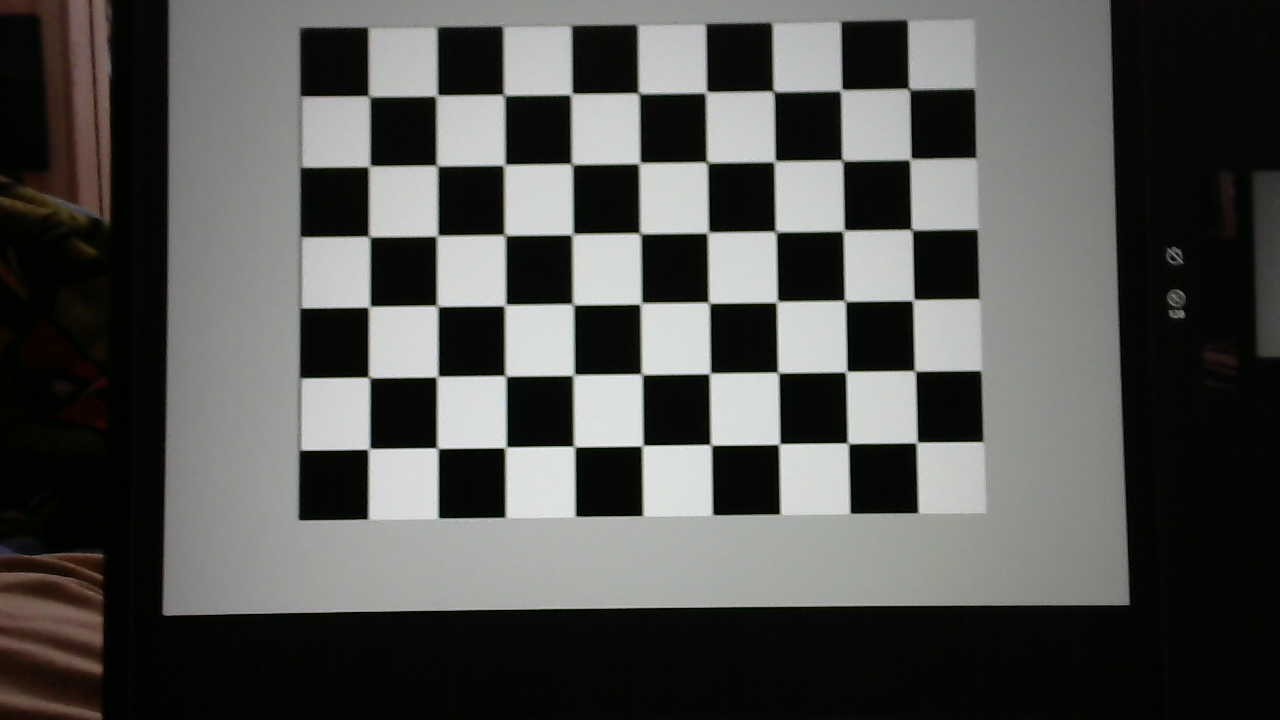
#> input picture calibration_photos/ci (1).jpg, 1280 x 720 px; its folder holds 4 pictures in this run
$ python calibration.py
#> lines starting #> are read from the running program, lines starting #| are printed output that depends on the picture; after the words box and inside, x2 and y2 are one past the last pixel; in counts of white or black regions, pixels touching at a corner belong together
from pathlib import Path
import cv2
import numpy as np

import matplotlib.image as mpimg
import matplotlib.pyplot as plt

import pickle


def calibrate(
    images_folder_path: str = "./calibration_photos/",
    calibration_filename: str = "calibration.pkl",
    silent: bool = True,
) -> np.ndarray:
#> called with images_folder_path = './calibration_photos/', calibration_filename = 'calibration.pkl', silent = True
    folder_path = Path(images_folder_path)
    if not folder_path.exists():
        raise FileNotFoundError(f"Folder {images_folder_path} not found")

    n_x = 9  # number of inner corners per row
    n_y = 6  # number of inner corners per column

    # Setup object points (3D points in real world space)
    objp = np.zeros((n_y * n_x, 3), np.float32)
    objp[:, :2] = np.mgrid[0:n_x, 0:n_y].T.reshape(-1, 2)
    image_points = []  # 2D points in image plane
    object_points = []  # 3D points in real world

    # Criteria for refining corner locations
    criteria = (cv2.TERM_CRITERIA_EPS + cv2.TERM_CRITERIA_MAX_ITER, 30, 0.001)

    # List of image file extensions you want to match
    image_extensions = {
        ".jpg",
        ".jpeg",
    }
    image_files = [
        file
        for file in folder_path.rglob("*")
        if file.is_file() and file.suffix.lower() in image_extensions
    ]

    print("Calibrating camera \t\t🟣")
    # Loop through all calibration images
    for image_file in image_files:
        # Read the image and convert to grayscale
        img = mpimg.imread(image_file)
#> img is the input picture: shape (720, 1280, 3); mean R, G, B 82.7, 82.5, 80.9
        img = np.array(img)  # Convert to a writable NumPy array
        img_gray = cv2.cvtColor(img, cv2.COLOR_RGB2GRAY)

        # Find the chessboard corners
        found, corners = cv2.findChessboardCorners(img_gray, (n_x, n_y))
#> found = True; corners = 54 rows, first 8: [369.5, 95.5], [436.5, 95.5], [504.5, 94.5], [571.5, 94.5], [637.8, 91.19], [707, 93.5], [773.1, 89.6], [842, 91]

        if found:
            # Refine the corner locations
            cv2.drawChessboardCorners(img, (n_x, n_y), corners, found)
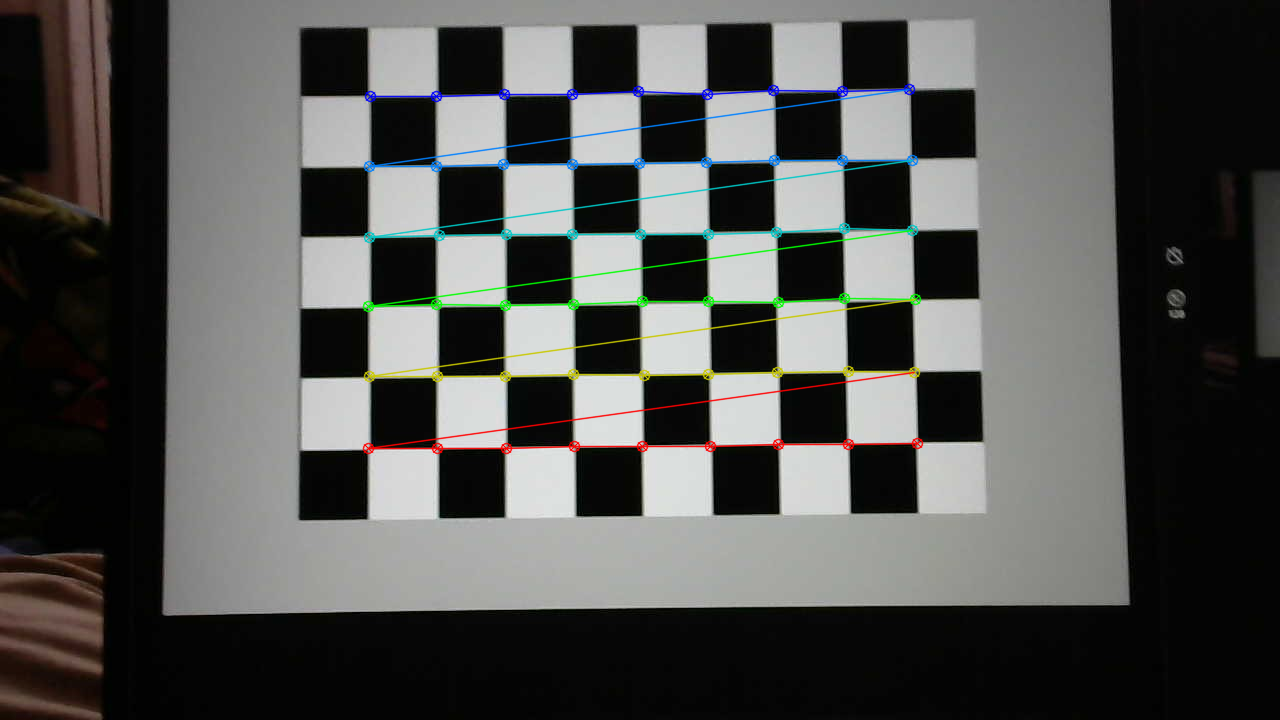
#> img: shape (720, 1280, 3); 2.42% of pixels changed, all inside (x1, y1, x2, y2) = (362, 83, 924, 455)
            corners2 = cv2.cornerSubPix(img_gray, corners, (11, 11), (-1, -1), criteria)
#> corners2 = 54 rows, first 8: [368.9, 96.13], [436.7, 95.51], [503.9, 94.89], [571.4, 93.94], [638.7, 93.2], [706, 92.03], [773.4, 91.27], [841.2, 90.1]

            # Append the object points and image points
            image_points.append(corners2)
            object_points.append(objp)

            if not silent:
                plt.imshow(img)
                plt.show()
#> pass 2 of the loop in calibrate, `for image_file in image_files:`:
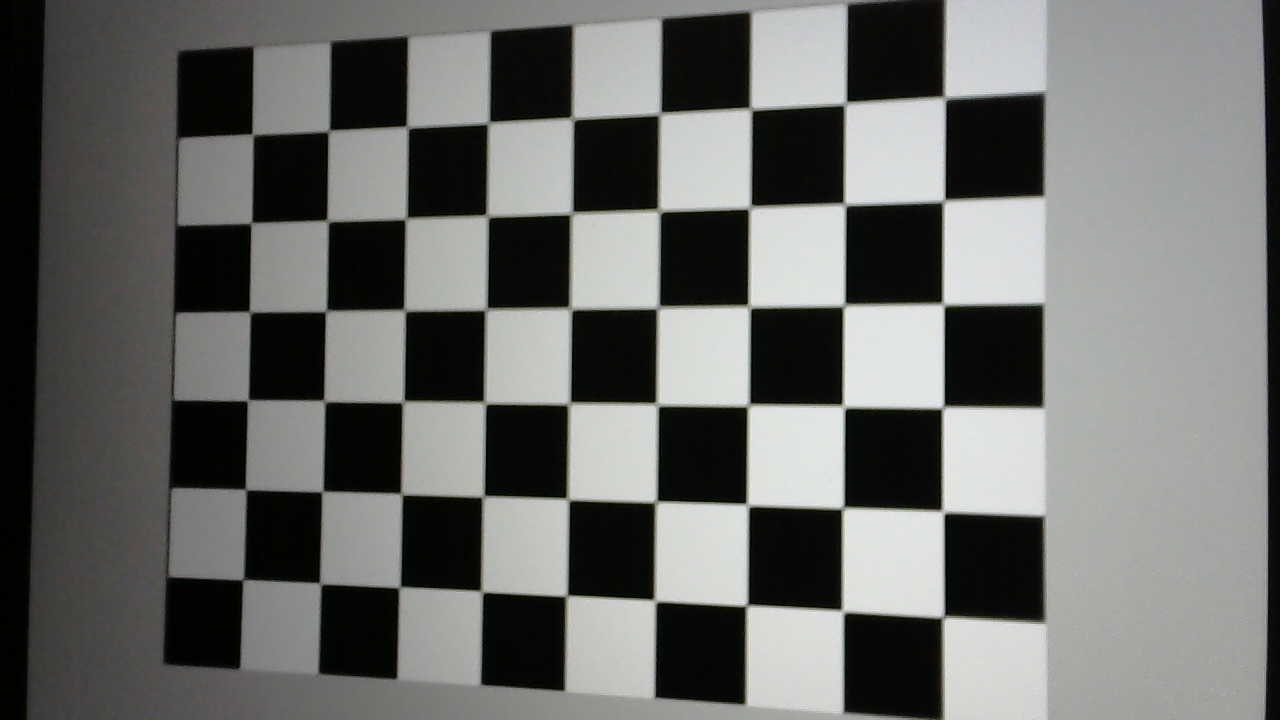
#> input picture calibration_photos/ci (10).jpg, 1280 x 720 px
#> in calibrate, img is the input picture: shape (720, 1280, 3); mean R, G, B 106.8, 107.5, 105.7
#> corners = 54 rows, first 8: [253.9, 135.5], [329, 131], [407.5, 127], [486, 125], [576, 120], [658, 116], [752, 111], [845, 103.5]
#> in calibrate, `cv2.drawChessboardCorners(img, (n_x, n_y), corners, found)`:
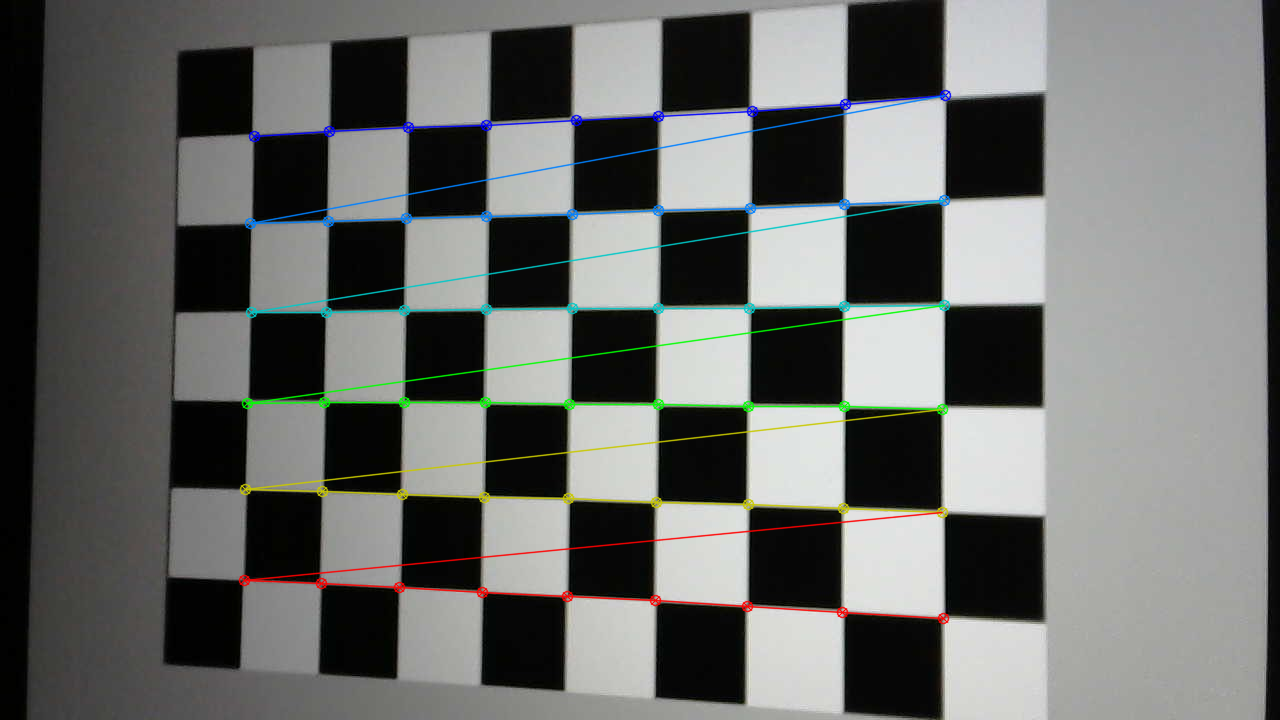
#> img: shape (720, 1280, 3); 2.96% of pixels changed, all inside (x1, y1, x2, y2) = (238, 89, 952, 625)
#> corners2 = 54 rows, first 8: [252.5, 134.4], [328.6, 130.9], [407.3, 127.2], [488.6, 122.7], [572.6, 118.5], [660, 113.6], [751, 109], [845.5, 103.2]
#> pass 3 of the loop in calibrate, `for image_file in image_files:`:
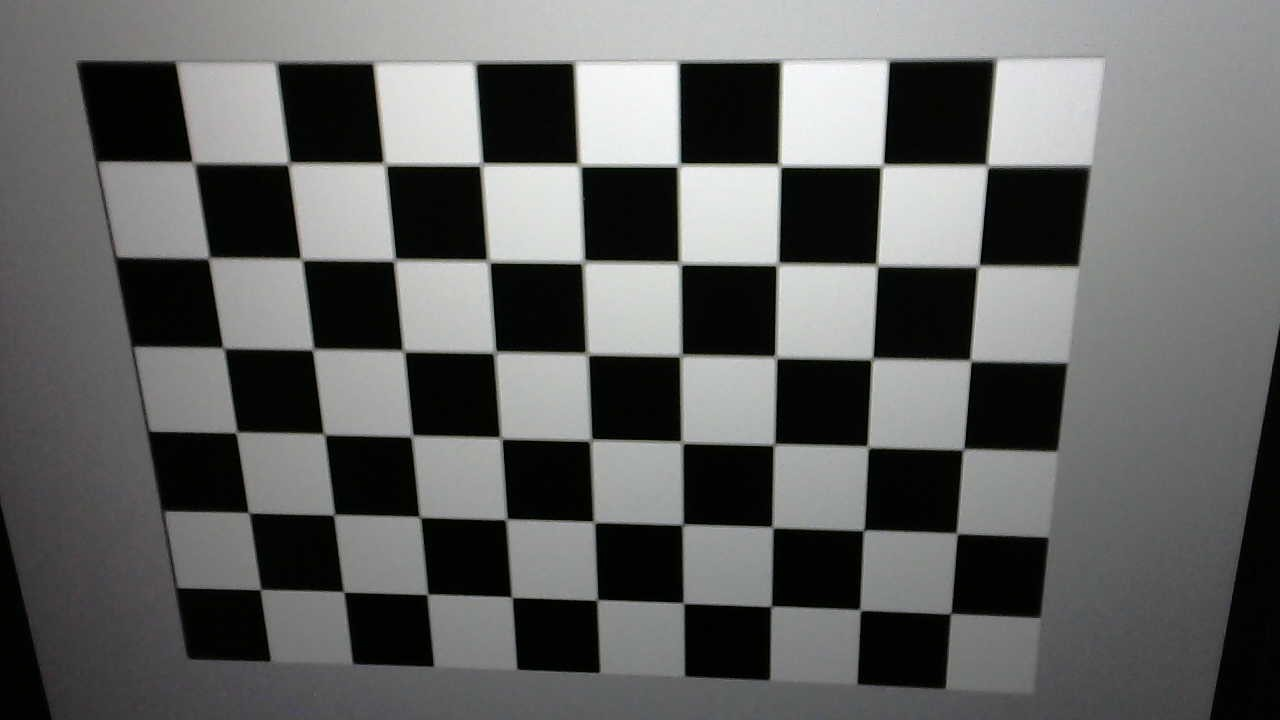
#> input picture calibration_photos/ci (11).jpg, 1280 x 720 px
#> in calibrate, img is the input picture: shape (720, 1280, 3); mean R, G, B 98.6, 99.2, 98.5
#> corners = 54 rows, first 8: [191, 161.8], [288, 163.5], [385, 163.5], [480.5, 164], [579, 165], [678.5, 164.5], [779.5, 165.5], [882, 165.5]
#> in calibrate, `cv2.drawChessboardCorners(img, (n_x, n_y), corners, found)`:
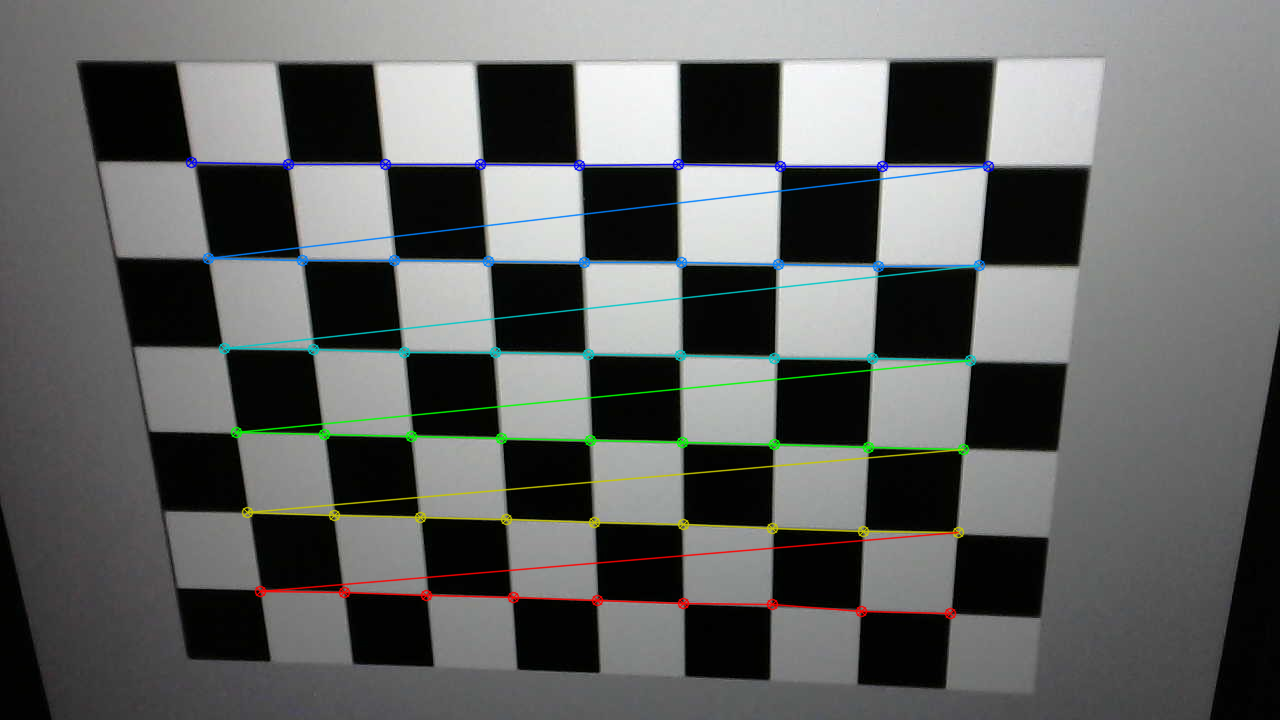
#> img: shape (720, 1280, 3); 3.11% of pixels changed, all inside (x1, y1, x2, y2) = (185, 156, 995, 620)
#> corners2 = 54 rows, first 8: [192.8, 162.1], [288.5, 163.5], [384.7, 164.1], [481.4, 164.4], [579.6, 165], [678.8, 165.2], [779.7, 165.6], [882.4, 165.3]

    # Perform camera calibration
    ret, mtx, dist, rvecs, tvecs = cv2.calibrateCamera(
        object_points, image_points, img_gray.shape[::-1], None, None
    )
#> ret = 0.252; mtx = [[1398.3, 0, 620.5], [0, 1462.9, 363.1], [0, 0, 1]]; dist = [[0.116, -0.918, 0.000461, -0.00132, 6.23]]; rvecs = ([-0.0694, 0.00863, -0.011], [-0.0355, 0.304, 0.00661], [0.441, 0.105, -0.00603]); tvecs = ([-3.73, -3.79, 20.87], [-4.34, -2.58, 16.64], [-4.39, -1.97, 14.51])

    print("Calibrating done \t\t✅")

    img_size = img.shape
#> img_size = (720, 1280, 3)
    calib_data = {"cam_matrix": mtx, "dist_coeffs": dist, "img_size": img_size}
#> calib_data = {'cam_matrix': [[1398.3, 0, 620.5], [0, 1462.9, 363.1], [0, 0, 1]], 'dist_coeffs': [[0.116, -0.918, 0.000461, -0.00132, 6.23]], 'img_size': (720, 1280, 3)}

    print("Saving calibration data \t", end="")
    try:
        # Save the calibration data to a pickle file
        with open(calibration_filename, "wb") as f:
            pickle.dump(calib_data, f)
        print("✅")
    except Exception as e:
        print("❌")
        print(e)
    plt.show()

    return mtx, dist

calibrate(calibration_filename="calibration.pkl", silent=True)
